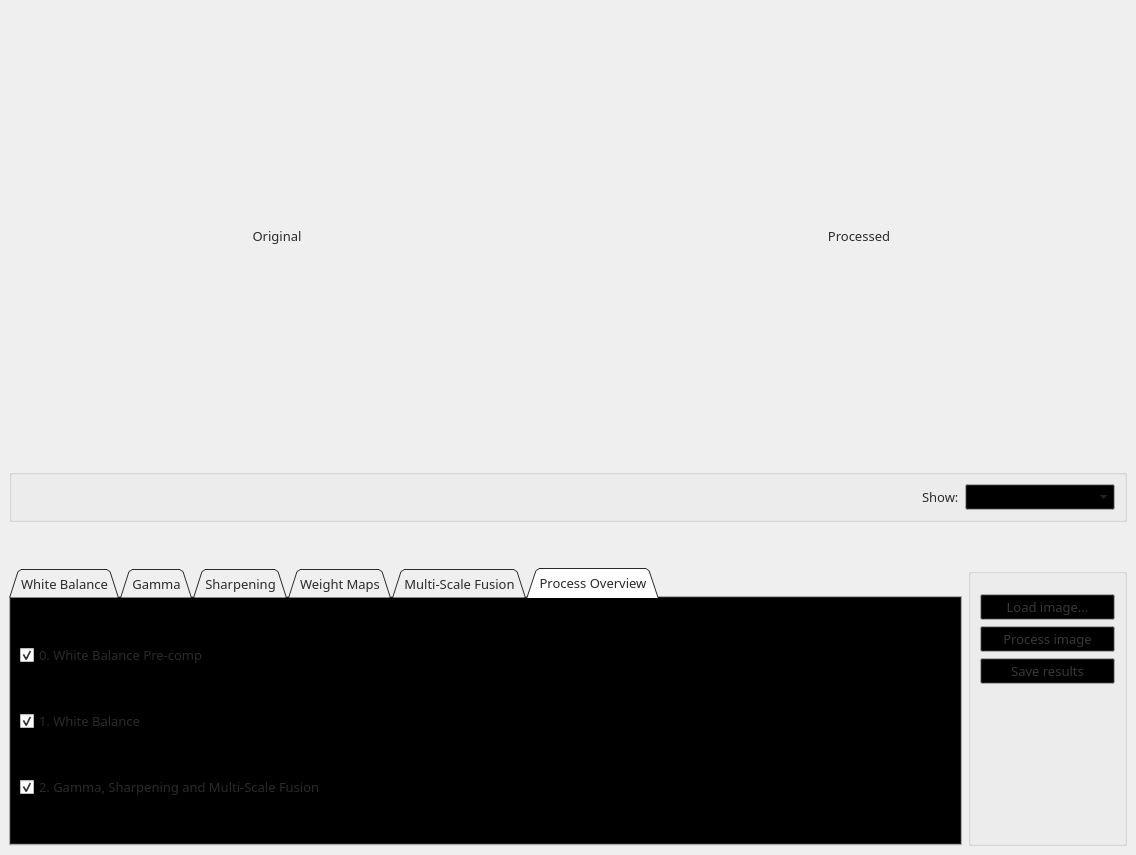
<?xml version="1.0" encoding="UTF-8"?>
<ui version="4.0">
 <class>MainWindow</class>
 <widget class="QMainWindow" name="MainWindow">
  <property name="geometry">
   <rect>
    <x>0</x>
    <y>0</y>
    <width>1136</width>
    <height>855</height>
   </rect>
  </property>
  <property name="windowTitle">
   <string>MainWindow</string>
  </property>
  <widget class="QWidget" name="centralwidget">
   <property name="palette">
    <palette>
     <active>
      <colorrole role="WindowText">
       <brush brushstyle="SolidPattern">
        <color alpha="255">
         <red>42</red>
         <green>42</green>
         <blue>42</blue>
        </color>
       </brush>
      </colorrole>
      <colorrole role="Button">
       <brush brushstyle="SolidPattern">
        <color alpha="255">
         <red>0</red>
         <green>0</green>
         <blue>0</blue>
        </color>
       </brush>
      </colorrole>
      <colorrole role="Text">
       <brush brushstyle="SolidPattern">
        <color alpha="255">
         <red>66</red>
         <green>66</green>
         <blue>66</blue>
        </color>
       </brush>
      </colorrole>
      <colorrole role="BrightText">
       <brush brushstyle="SolidPattern">
        <color alpha="255">
         <red>35</red>
         <green>35</green>
         <blue>35</blue>
        </color>
       </brush>
      </colorrole>
      <colorrole role="ButtonText">
       <brush brushstyle="SolidPattern">
        <color alpha="255">
         <red>56</red>
         <green>56</green>
         <blue>56</blue>
        </color>
       </brush>
      </colorrole>
      <colorrole role="Highlight">
       <brush brushstyle="SolidPattern">
        <color alpha="255">
         <red>0</red>
         <green>11</green>
         <blue>21</blue>
        </color>
       </brush>
      </colorrole>
      <colorrole role="HighlightedText">
       <brush brushstyle="SolidPattern">
        <color alpha="255">
         <red>43</red>
         <green>43</green>
         <blue>43</blue>
        </color>
       </brush>
      </colorrole>
      <colorrole role="Link">
       <brush brushstyle="SolidPattern">
        <color alpha="255">
         <red>0</red>
         <green>0</green>
         <blue>45</blue>
        </color>
       </brush>
      </colorrole>
      <colorrole role="LinkVisited">
       <brush brushstyle="SolidPattern">
        <color alpha="255">
         <red>56</red>
         <green>0</green>
         <blue>56</blue>
        </color>
       </brush>
      </colorrole>
      <colorrole role="AlternateBase">
       <brush brushstyle="SolidPattern">
        <color alpha="255">
         <red>34</red>
         <green>34</green>
         <blue>34</blue>
        </color>
       </brush>
      </colorrole>
      <colorrole role="NoRole">
       <brush brushstyle="SolidPattern">
        <color alpha="255">
         <red>59</red>
         <green>59</green>
         <blue>59</blue>
        </color>
       </brush>
      </colorrole>
      <colorrole role="ToolTipBase">
       <brush brushstyle="SolidPattern">
        <color alpha="255">
         <red>49</red>
         <green>49</green>
         <blue>49</blue>
        </color>
       </brush>
      </colorrole>
      <colorrole role="ToolTipText">
       <brush brushstyle="SolidPattern">
        <color alpha="255">
         <red>71</red>
         <green>71</green>
         <blue>71</blue>
        </color>
       </brush>
      </colorrole>
      <colorrole role="PlaceholderText">
       <brush brushstyle="SolidPattern">
        <color alpha="128">
         <red>45</red>
         <green>45</green>
         <blue>45</blue>
        </color>
       </brush>
      </colorrole>
     </active>
     <inactive>
      <colorrole role="WindowText">
       <brush brushstyle="SolidPattern">
        <color alpha="255">
         <red>42</red>
         <green>42</green>
         <blue>42</blue>
        </color>
       </brush>
      </colorrole>
      <colorrole role="Button">
       <brush brushstyle="SolidPattern">
        <color alpha="255">
         <red>0</red>
         <green>0</green>
         <blue>0</blue>
        </color>
       </brush>
      </colorrole>
      <colorrole role="Text">
       <brush brushstyle="SolidPattern">
        <color alpha="255">
         <red>66</red>
         <green>66</green>
         <blue>66</blue>
        </color>
       </brush>
      </colorrole>
      <colorrole role="BrightText">
       <brush brushstyle="SolidPattern">
        <color alpha="255">
         <red>35</red>
         <green>35</green>
         <blue>35</blue>
        </color>
       </brush>
      </colorrole>
      <colorrole role="ButtonText">
       <brush brushstyle="SolidPattern">
        <color alpha="255">
         <red>56</red>
         <green>56</green>
         <blue>56</blue>
        </color>
       </brush>
      </colorrole>
      <colorrole role="Highlight">
       <brush brushstyle="SolidPattern">
        <color alpha="255">
         <red>0</red>
         <green>11</green>
         <blue>21</blue>
        </color>
       </brush>
      </colorrole>
      <colorrole role="HighlightedText">
       <brush brushstyle="SolidPattern">
        <color alpha="255">
         <red>43</red>
         <green>43</green>
         <blue>43</blue>
        </color>
       </brush>
      </colorrole>
      <colorrole role="Link">
       <brush brushstyle="SolidPattern">
        <color alpha="255">
         <red>0</red>
         <green>0</green>
         <blue>45</blue>
        </color>
       </brush>
      </colorrole>
      <colorrole role="LinkVisited">
       <brush brushstyle="SolidPattern">
        <color alpha="255">
         <red>56</red>
         <green>0</green>
         <blue>56</blue>
        </color>
       </brush>
      </colorrole>
      <colorrole role="AlternateBase">
       <brush brushstyle="SolidPattern">
        <color alpha="255">
         <red>34</red>
         <green>34</green>
         <blue>34</blue>
        </color>
       </brush>
      </colorrole>
      <colorrole role="NoRole">
       <brush brushstyle="SolidPattern">
        <color alpha="255">
         <red>59</red>
         <green>59</green>
         <blue>59</blue>
        </color>
       </brush>
      </colorrole>
      <colorrole role="ToolTipBase">
       <brush brushstyle="SolidPattern">
        <color alpha="255">
         <red>49</red>
         <green>49</green>
         <blue>49</blue>
        </color>
       </brush>
      </colorrole>
      <colorrole role="ToolTipText">
       <brush brushstyle="SolidPattern">
        <color alpha="255">
         <red>71</red>
         <green>71</green>
         <blue>71</blue>
        </color>
       </brush>
      </colorrole>
      <colorrole role="PlaceholderText">
       <brush brushstyle="SolidPattern">
        <color alpha="128">
         <red>45</red>
         <green>45</green>
         <blue>45</blue>
        </color>
       </brush>
      </colorrole>
     </inactive>
     <disabled>
      <colorrole role="WindowText">
       <brush brushstyle="SolidPattern">
        <color alpha="255">
         <red>115</red>
         <green>115</green>
         <blue>115</blue>
        </color>
       </brush>
      </colorrole>
      <colorrole role="Button">
       <brush brushstyle="SolidPattern">
        <color alpha="255">
         <red>0</red>
         <green>0</green>
         <blue>0</blue>
        </color>
       </brush>
      </colorrole>
      <colorrole role="Text">
       <brush brushstyle="SolidPattern">
        <color alpha="255">
         <red>115</red>
         <green>115</green>
         <blue>115</blue>
        </color>
       </brush>
      </colorrole>
      <colorrole role="BrightText">
       <brush brushstyle="SolidPattern">
        <color alpha="255">
         <red>35</red>
         <green>35</green>
         <blue>35</blue>
        </color>
       </brush>
      </colorrole>
      <colorrole role="ButtonText">
       <brush brushstyle="SolidPattern">
        <color alpha="255">
         <red>115</red>
         <green>115</green>
         <blue>115</blue>
        </color>
       </brush>
      </colorrole>
      <colorrole role="Highlight">
       <brush brushstyle="SolidPattern">
        <color alpha="255">
         <red>0</red>
         <green>120</green>
         <blue>215</blue>
        </color>
       </brush>
      </colorrole>
      <colorrole role="HighlightedText">
       <brush brushstyle="SolidPattern">
        <color alpha="255">
         <red>43</red>
         <green>43</green>
         <blue>43</blue>
        </color>
       </brush>
      </colorrole>
      <colorrole role="Link">
       <brush brushstyle="SolidPattern">
        <color alpha="255">
         <red>0</red>
         <green>0</green>
         <blue>45</blue>
        </color>
       </brush>
      </colorrole>
      <colorrole role="LinkVisited">
       <brush brushstyle="SolidPattern">
        <color alpha="255">
         <red>56</red>
         <green>0</green>
         <blue>56</blue>
        </color>
       </brush>
      </colorrole>
      <colorrole role="AlternateBase">
       <brush brushstyle="SolidPattern">
        <color alpha="255">
         <red>34</red>
         <green>34</green>
         <blue>34</blue>
        </color>
       </brush>
      </colorrole>
      <colorrole role="NoRole">
       <brush brushstyle="SolidPattern">
        <color alpha="255">
         <red>59</red>
         <green>59</green>
         <blue>59</blue>
        </color>
       </brush>
      </colorrole>
      <colorrole role="ToolTipBase">
       <brush brushstyle="SolidPattern">
        <color alpha="255">
         <red>49</red>
         <green>49</green>
         <blue>49</blue>
        </color>
       </brush>
      </colorrole>
      <colorrole role="ToolTipText">
       <brush brushstyle="SolidPattern">
        <color alpha="255">
         <red>71</red>
         <green>71</green>
         <blue>71</blue>
        </color>
       </brush>
      </colorrole>
      <colorrole role="PlaceholderText">
       <brush brushstyle="SolidPattern">
        <color alpha="128">
         <red>45</red>
         <green>45</green>
         <blue>45</blue>
        </color>
       </brush>
      </colorrole>
     </disabled>
    </palette>
   </property>
   <property name="font">
    <font>
     <family>Montserrat Medium</family>
     <pointsize>10</pointsize>
    </font>
   </property>
   <layout class="QGridLayout" name="gridLayout" rowstretch="4,0,0,0">
    <item row="0" column="0">
     <layout class="QHBoxLayout" name="horizontalLayout_5">
      <item>
       <widget class="QLabel" name="label_image_original">
        <property name="minimumSize">
         <size>
          <width>0</width>
          <height>300</height>
         </size>
        </property>
        <property name="text">
         <string>Original</string>
        </property>
        <property name="alignment">
         <set>Qt::AlignCenter</set>
        </property>
       </widget>
      </item>
      <item>
       <spacer name="horizontalSpacer">
        <property name="orientation">
         <enum>Qt::Horizontal</enum>
        </property>
        <property name="sizeType">
         <enum>QSizePolicy::Maximum</enum>
        </property>
        <property name="sizeHint" stdset="0">
         <size>
          <width>40</width>
          <height>20</height>
         </size>
        </property>
       </spacer>
      </item>
      <item>
       <widget class="QLabel" name="label_image_proc">
        <property name="minimumSize">
         <size>
          <width>0</width>
          <height>300</height>
         </size>
        </property>
        <property name="text">
         <string>Processed</string>
        </property>
        <property name="alignment">
         <set>Qt::AlignCenter</set>
        </property>
       </widget>
      </item>
     </layout>
    </item>
    <item row="3" column="0">
     <layout class="QHBoxLayout" name="horizontalLayout" stretch="6,1">
      <item>
       <widget class="QTabWidget" name="tabWidget">
        <property name="enabled">
         <bool>true</bool>
        </property>
        <property name="minimumSize">
         <size>
          <width>0</width>
          <height>0</height>
         </size>
        </property>
        <property name="maximumSize">
         <size>
          <width>16777215</width>
          <height>500</height>
         </size>
        </property>
        <property name="tabPosition">
         <enum>QTabWidget::North</enum>
        </property>
        <property name="tabShape">
         <enum>QTabWidget::Triangular</enum>
        </property>
        <property name="currentIndex">
         <number>5</number>
        </property>
        <widget class="QWidget" name="tab">
         <property name="autoFillBackground">
          <bool>false</bool>
         </property>
         <attribute name="title">
          <string>White Balance</string>
         </attribute>
         <layout class="QGridLayout" name="gridLayout_2">
          <property name="topMargin">
           <number>9</number>
          </property>
          <property name="bottomMargin">
           <number>9</number>
          </property>
          <property name="verticalSpacing">
           <number>0</number>
          </property>
          <item row="1" column="3">
           <widget class="QSlider" name="slider_alpha_red">
            <property name="sizePolicy">
             <sizepolicy hsizetype="Preferred" vsizetype="Fixed">
              <horstretch>255</horstretch>
              <verstretch>0</verstretch>
             </sizepolicy>
            </property>
            <property name="maximum">
             <number>80</number>
            </property>
            <property name="value">
             <number>10</number>
            </property>
            <property name="orientation">
             <enum>Qt::Horizontal</enum>
            </property>
            <property name="tickPosition">
             <enum>QSlider::TicksBothSides</enum>
            </property>
            <property name="tickInterval">
             <number>10</number>
            </property>
           </widget>
          </item>
          <item row="5" column="3">
           <widget class="QComboBox" name="comboBox">
            <property name="sizePolicy">
             <sizepolicy hsizetype="Preferred" vsizetype="Fixed">
              <horstretch>0</horstretch>
              <verstretch>0</verstretch>
             </sizepolicy>
            </property>
            <property name="maximumSize">
             <size>
              <width>150</width>
              <height>16777215</height>
             </size>
            </property>
           </widget>
          </item>
          <item row="4" column="4">
           <widget class="QLabel" name="label_9">
            <property name="text">
             <string>8.0</string>
            </property>
           </widget>
          </item>
          <item row="4" column="3">
           <widget class="QSlider" name="slider_alpha_blue">
            <property name="maximum">
             <number>80</number>
            </property>
            <property name="value">
             <number>0</number>
            </property>
            <property name="orientation">
             <enum>Qt::Horizontal</enum>
            </property>
            <property name="tickPosition">
             <enum>QSlider::TicksBothSides</enum>
            </property>
            <property name="tickInterval">
             <number>10</number>
            </property>
           </widget>
          </item>
          <item row="1" column="5">
           <spacer name="horizontalSpacer_2">
            <property name="orientation">
             <enum>Qt::Horizontal</enum>
            </property>
            <property name="sizeHint" stdset="0">
             <size>
              <width>40</width>
              <height>20</height>
             </size>
            </property>
           </spacer>
          </item>
          <item row="0" column="1">
           <widget class="QLabel" name="label_2">
            <property name="text">
             <string>Pre-comp alpha (red)</string>
            </property>
           </widget>
          </item>
          <item row="1" column="4">
           <widget class="QLabel" name="label_7">
            <property name="text">
             <string>8.0</string>
            </property>
           </widget>
          </item>
          <item row="4" column="1">
           <widget class="QLabel" name="label_8">
            <property name="text">
             <string>0.0</string>
            </property>
            <property name="alignment">
             <set>Qt::AlignRight|Qt::AlignTrailing|Qt::AlignVCenter</set>
            </property>
           </widget>
          </item>
          <item row="1" column="1">
           <widget class="QLabel" name="label_6">
            <property name="text">
             <string>0.0</string>
            </property>
            <property name="alignment">
             <set>Qt::AlignRight|Qt::AlignTrailing|Qt::AlignVCenter</set>
            </property>
           </widget>
          </item>
          <item row="2" column="1">
           <widget class="QLabel" name="label_3">
            <property name="text">
             <string>Pre-comp alpha (blue)</string>
            </property>
           </widget>
          </item>
          <item row="5" column="1">
           <widget class="QLabel" name="label_16">
            <property name="text">
             <string>White Balance method</string>
            </property>
           </widget>
          </item>
          <item row="0" column="3">
           <widget class="QLabel" name="label_alpha_red">
            <property name="sizePolicy">
             <sizepolicy hsizetype="Preferred" vsizetype="Maximum">
              <horstretch>100</horstretch>
              <verstretch>0</verstretch>
             </sizepolicy>
            </property>
            <property name="maximumSize">
             <size>
              <width>16777215</width>
              <height>15</height>
             </size>
            </property>
            <property name="font">
             <font>
              <weight>50</weight>
              <bold>false</bold>
             </font>
            </property>
            <property name="text">
             <string>1.0</string>
            </property>
            <property name="alignment">
             <set>Qt::AlignCenter</set>
            </property>
           </widget>
          </item>
          <item row="2" column="3">
           <widget class="QLabel" name="label_alpha_blue">
            <property name="maximumSize">
             <size>
              <width>16777215</width>
              <height>15</height>
             </size>
            </property>
            <property name="font">
             <font>
              <weight>50</weight>
              <bold>false</bold>
             </font>
            </property>
            <property name="text">
             <string>0.0</string>
            </property>
            <property name="alignment">
             <set>Qt::AlignCenter</set>
            </property>
           </widget>
          </item>
         </layout>
        </widget>
        <widget class="QWidget" name="tab_2">
         <attribute name="title">
          <string>Gamma</string>
         </attribute>
         <layout class="QGridLayout" name="gridLayout_3" rowstretch="0,0,0">
          <property name="verticalSpacing">
           <number>0</number>
          </property>
          <item row="1" column="1">
           <widget class="QLabel" name="label_4">
            <property name="text">
             <string>Gamma</string>
            </property>
           </widget>
          </item>
          <item row="2" column="1">
           <widget class="QLabel" name="label">
            <property name="text">
             <string>0.0</string>
            </property>
            <property name="alignment">
             <set>Qt::AlignRight|Qt::AlignTrailing|Qt::AlignVCenter</set>
            </property>
           </widget>
          </item>
          <item row="1" column="3">
           <widget class="QLabel" name="label_gamma">
            <property name="sizePolicy">
             <sizepolicy hsizetype="Preferred" vsizetype="Preferred">
              <horstretch>100</horstretch>
              <verstretch>0</verstretch>
             </sizepolicy>
            </property>
            <property name="maximumSize">
             <size>
              <width>16777209</width>
              <height>15</height>
             </size>
            </property>
            <property name="text">
             <string>2.0</string>
            </property>
            <property name="alignment">
             <set>Qt::AlignLeading|Qt::AlignLeft|Qt::AlignVCenter</set>
            </property>
           </widget>
          </item>
          <item row="2" column="2">
           <widget class="QSlider" name="slider_gamma">
            <property name="sizePolicy">
             <sizepolicy hsizetype="Expanding" vsizetype="Fixed">
              <horstretch>255</horstretch>
              <verstretch>0</verstretch>
             </sizepolicy>
            </property>
            <property name="maximum">
             <number>50</number>
            </property>
            <property name="value">
             <number>20</number>
            </property>
            <property name="orientation">
             <enum>Qt::Horizontal</enum>
            </property>
            <property name="tickPosition">
             <enum>QSlider::TicksBothSides</enum>
            </property>
            <property name="tickInterval">
             <number>10</number>
            </property>
           </widget>
          </item>
          <item row="2" column="3">
           <widget class="QLabel" name="label_5">
            <property name="text">
             <string>5.0</string>
            </property>
           </widget>
          </item>
          <item row="1" column="4">
           <spacer name="horizontalSpacer_3">
            <property name="orientation">
             <enum>Qt::Horizontal</enum>
            </property>
            <property name="sizeHint" stdset="0">
             <size>
              <width>40</width>
              <height>20</height>
             </size>
            </property>
           </spacer>
          </item>
         </layout>
        </widget>
        <widget class="QWidget" name="tab_3">
         <attribute name="title">
          <string>Sharpening</string>
         </attribute>
         <layout class="QGridLayout" name="gridLayout_5" rowstretch="0,0,0,0,0,0,0" columnstretch="0,0,3,2,1">
          <property name="verticalSpacing">
           <number>0</number>
          </property>
          <item row="2" column="2">
           <widget class="QSlider" name="slider_sigma">
            <property name="sizePolicy">
             <sizepolicy hsizetype="Expanding" vsizetype="Preferred">
              <horstretch>0</horstretch>
              <verstretch>0</verstretch>
             </sizepolicy>
            </property>
            <property name="maximum">
             <number>10</number>
            </property>
            <property name="pageStep">
             <number>1</number>
            </property>
            <property name="value">
             <number>5</number>
            </property>
            <property name="orientation">
             <enum>Qt::Horizontal</enum>
            </property>
           </widget>
          </item>
          <item row="2" column="1">
           <widget class="QLabel" name="label_12">
            <property name="text">
             <string>0</string>
            </property>
            <property name="alignment">
             <set>Qt::AlignRight|Qt::AlignTrailing|Qt::AlignVCenter</set>
            </property>
           </widget>
          </item>
          <item row="5" column="3">
           <widget class="QLabel" name="label_15">
            <property name="text">
             <string>1.0</string>
            </property>
           </widget>
          </item>
          <item row="4" column="2">
           <widget class="QLabel" name="label_strength">
            <property name="minimumSize">
             <size>
              <width>0</width>
              <height>30</height>
             </size>
            </property>
            <property name="text">
             <string>0.8</string>
            </property>
            <property name="alignment">
             <set>Qt::AlignCenter</set>
            </property>
           </widget>
          </item>
          <item row="1" column="2">
           <widget class="QLabel" name="label_sigma">
            <property name="sizePolicy">
             <sizepolicy hsizetype="Preferred" vsizetype="Preferred">
              <horstretch>100</horstretch>
              <verstretch>0</verstretch>
             </sizepolicy>
            </property>
            <property name="minimumSize">
             <size>
              <width>0</width>
              <height>30</height>
             </size>
            </property>
            <property name="text">
             <string>5</string>
            </property>
            <property name="alignment">
             <set>Qt::AlignCenter</set>
            </property>
           </widget>
          </item>
          <item row="2" column="3">
           <widget class="QLabel" name="label_14">
            <property name="text">
             <string>10</string>
            </property>
           </widget>
          </item>
          <item row="4" column="1">
           <widget class="QLabel" name="label_11">
            <property name="text">
             <string>Strength</string>
            </property>
           </widget>
          </item>
          <item row="5" column="1">
           <widget class="QLabel" name="label_13">
            <property name="text">
             <string>0.0</string>
            </property>
            <property name="alignment">
             <set>Qt::AlignRight|Qt::AlignTrailing|Qt::AlignVCenter</set>
            </property>
           </widget>
          </item>
          <item row="1" column="1">
           <widget class="QLabel" name="label_10">
            <property name="text">
             <string>Sigma</string>
            </property>
           </widget>
          </item>
          <item row="1" column="4">
           <spacer name="horizontalSpacer_4">
            <property name="orientation">
             <enum>Qt::Horizontal</enum>
            </property>
            <property name="sizeType">
             <enum>QSizePolicy::Expanding</enum>
            </property>
            <property name="sizeHint" stdset="0">
             <size>
              <width>40</width>
              <height>20</height>
             </size>
            </property>
           </spacer>
          </item>
          <item row="5" column="2">
           <widget class="QSlider" name="slider_strength">
            <property name="sizePolicy">
             <sizepolicy hsizetype="Expanding" vsizetype="Preferred">
              <horstretch>0</horstretch>
              <verstretch>0</verstretch>
             </sizepolicy>
            </property>
            <property name="maximum">
             <number>100</number>
            </property>
            <property name="value">
             <number>80</number>
            </property>
            <property name="orientation">
             <enum>Qt::Horizontal</enum>
            </property>
           </widget>
          </item>
          <item row="3" column="2">
           <spacer name="verticalSpacer_4">
            <property name="orientation">
             <enum>Qt::Vertical</enum>
            </property>
            <property name="sizeType">
             <enum>QSizePolicy::MinimumExpanding</enum>
            </property>
            <property name="sizeHint" stdset="0">
             <size>
              <width>20</width>
              <height>50</height>
             </size>
            </property>
           </spacer>
          </item>
          <item row="0" column="2">
           <spacer name="verticalSpacer_5">
            <property name="orientation">
             <enum>Qt::Vertical</enum>
            </property>
            <property name="sizeHint" stdset="0">
             <size>
              <width>20</width>
              <height>40</height>
             </size>
            </property>
           </spacer>
          </item>
          <item row="6" column="2">
           <spacer name="verticalSpacer_6">
            <property name="orientation">
             <enum>Qt::Vertical</enum>
            </property>
            <property name="sizeHint" stdset="0">
             <size>
              <width>20</width>
              <height>40</height>
             </size>
            </property>
           </spacer>
          </item>
         </layout>
        </widget>
        <widget class="QWidget" name="tab_4">
         <attribute name="title">
          <string>Weight Maps</string>
         </attribute>
        </widget>
        <widget class="QWidget" name="tab_5">
         <attribute name="title">
          <string>Multi-Scale Fusion</string>
         </attribute>
        </widget>
        <widget class="QWidget" name="tab_6">
         <attribute name="title">
          <string>Process Overview</string>
         </attribute>
         <layout class="QGridLayout" name="gridLayout_4">
          <item row="2" column="0">
           <widget class="QCheckBox" name="check_gamma_sharp_msf">
            <property name="text">
             <string>2. Gamma, Sharpening and Multi-Scale Fusion</string>
            </property>
            <property name="checked">
             <bool>true</bool>
            </property>
           </widget>
          </item>
          <item row="1" column="0">
           <widget class="QCheckBox" name="check_wb">
            <property name="text">
             <string>1. White Balance</string>
            </property>
            <property name="checked">
             <bool>true</bool>
            </property>
           </widget>
          </item>
          <item row="0" column="0">
           <widget class="QCheckBox" name="check_wbpc">
            <property name="text">
             <string>0. White Balance Pre-comp</string>
            </property>
            <property name="checked">
             <bool>true</bool>
            </property>
           </widget>
          </item>
         </layout>
        </widget>
       </widget>
      </item>
      <item>
       <widget class="QGroupBox" name="groupBox">
        <property name="maximumSize">
         <size>
          <width>16777215</width>
          <height>500</height>
         </size>
        </property>
        <property name="title">
         <string/>
        </property>
        <layout class="QVBoxLayout" name="verticalLayout_2">
         <property name="topMargin">
          <number>0</number>
         </property>
         <property name="bottomMargin">
          <number>0</number>
         </property>
         <item>
          <spacer name="verticalSpacer_3">
           <property name="orientation">
            <enum>Qt::Vertical</enum>
           </property>
           <property name="sizeType">
            <enum>QSizePolicy::Fixed</enum>
           </property>
           <property name="sizeHint" stdset="0">
            <size>
             <width>20</width>
             <height>20</height>
            </size>
           </property>
          </spacer>
         </item>
         <item>
          <widget class="QPushButton" name="button_load">
           <property name="text">
            <string>Load image...</string>
           </property>
          </widget>
         </item>
         <item>
          <widget class="QPushButton" name="button_process">
           <property name="text">
            <string>Process image</string>
           </property>
          </widget>
         </item>
         <item>
          <widget class="QPushButton" name="button_save">
           <property name="text">
            <string>Save results</string>
           </property>
          </widget>
         </item>
         <item>
          <spacer name="verticalSpacer_2">
           <property name="orientation">
            <enum>Qt::Vertical</enum>
           </property>
           <property name="sizeHint" stdset="0">
            <size>
             <width>20</width>
             <height>40</height>
            </size>
           </property>
          </spacer>
         </item>
        </layout>
       </widget>
      </item>
     </layout>
    </item>
    <item row="2" column="0">
     <spacer name="verticalSpacer">
      <property name="orientation">
       <enum>Qt::Vertical</enum>
      </property>
      <property name="sizeType">
       <enum>QSizePolicy::Fixed</enum>
      </property>
      <property name="sizeHint" stdset="0">
       <size>
        <width>20</width>
        <height>40</height>
       </size>
      </property>
     </spacer>
    </item>
    <item row="1" column="0">
     <widget class="QGroupBox" name="groupBox_2">
      <property name="title">
       <string/>
      </property>
      <property name="flat">
       <bool>true</bool>
      </property>
      <property name="checkable">
       <bool>false</bool>
      </property>
      <layout class="QHBoxLayout" name="horizontalLayout_3">
       <item>
        <spacer name="horizontalSpacer_5">
         <property name="orientation">
          <enum>Qt::Horizontal</enum>
         </property>
         <property name="sizeHint" stdset="0">
          <size>
           <width>40</width>
           <height>20</height>
          </size>
         </property>
        </spacer>
       </item>
       <item>
        <widget class="QLabel" name="label_17">
         <property name="text">
          <string>Show:</string>
         </property>
        </widget>
       </item>
       <item>
        <widget class="QComboBox" name="combo_show_right">
         <property name="minimumSize">
          <size>
           <width>150</width>
           <height>0</height>
          </size>
         </property>
         <property name="currentText">
          <string/>
         </property>
         <property name="sizeAdjustPolicy">
          <enum>QComboBox::AdjustToContentsOnFirstShow</enum>
         </property>
        </widget>
       </item>
      </layout>
     </widget>
    </item>
   </layout>
  </widget>
 </widget>
 <resources/>
 <connections/>
</ui>
